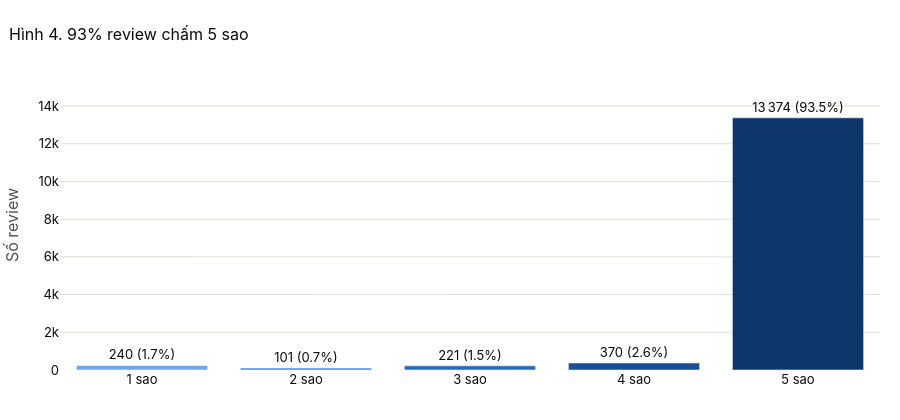

Notebook source saved alongside this figure:
### Markdown cell above
### 5.2 Số sao phân bố thế nào?

### Code cell
rating_counts = train[RATING_COL].value_counts().sort_index()
fig = go.Figure(go.Bar(
    x=[f"{r} sao" for r in rating_counts.index], y=rating_counts.values, marker_color=SEQ_BLUE[2:7],
    customdata=rating_counts.values / len(train) * 100,
    text=[f"{format_number(n)} ({n / len(train):.1%})" for n in rating_counts], textposition="outside",
    hovertemplate="%{x}<br>%{y} review (%{customdata:.1f}% tập train)<extra></extra>"))
show_fig(fig, f"{rating_counts[5] / len(train):.0%} review chấm 5 sao",
         yaxis_title="Số review", yaxis_range=[0, rating_counts.max() * 1.15], height=420)

### Figure 1 — Plotly figure (JSON) as saved in the notebook; plotly's stock layout.template omitted (floating-point values rounded to 4 significant figures)
{"data": [{"customdata": [1.678, 0.706, 1.545, 2.586, 93.49], "hovertemplate": "%{x}<br>%{y} review (%{customdata:.1f}% tập train)<extra></extra>", "marker": {"color": ["#6da7ec", "#3987e5", "#256abf", "#184f95", "#0d366b"]}, "text": ["240 (1.7%)", "101 (0.7%)", "221 (1.5%)", "370 (2.6%)", "13 374 (93.5%)"], "textposition": "outside", "type": "bar", "x": ["1 sao", "2 sao", "3 sao", "4 sao", "5 sao"], "y": [240, 101, 221, 370, 13374]}], "layout": {"height": 420, "title": {"text": "Hình 4. 93% review chấm 5 sao"}, "yaxis": {"range": [0, 15380.0], "title": {"text": "Số review"}}}}
